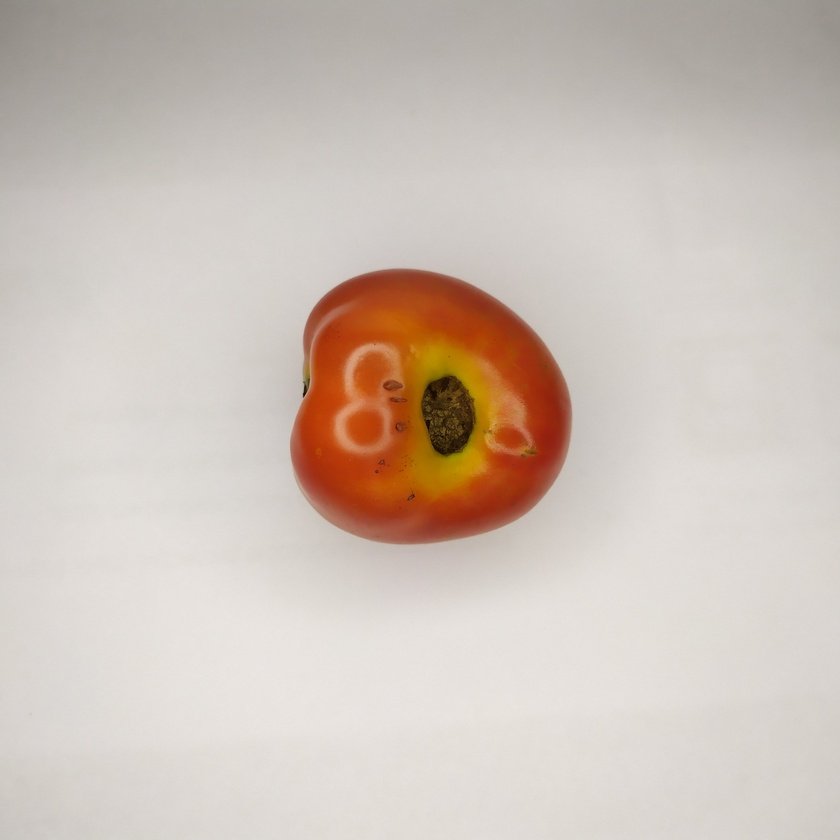
%> input picture testesan/cacat (15).jpg, 840 x 840 px, shrunk from 3000 x 3000 before the run
$ octave grayscale_test.m   (GNU Octave 9; MATLAB toolbox functions it lacks are replaced by stand-ins)
%> lines starting %> are read from the running program, lines starting %| are printed output that depends on the picture
f = imread('cacat (15).jpg');
%> f is the input picture: size 840x840x3 uint8; mean R, G, B 206.1, 194, 185.2
red = f(:,:,1);
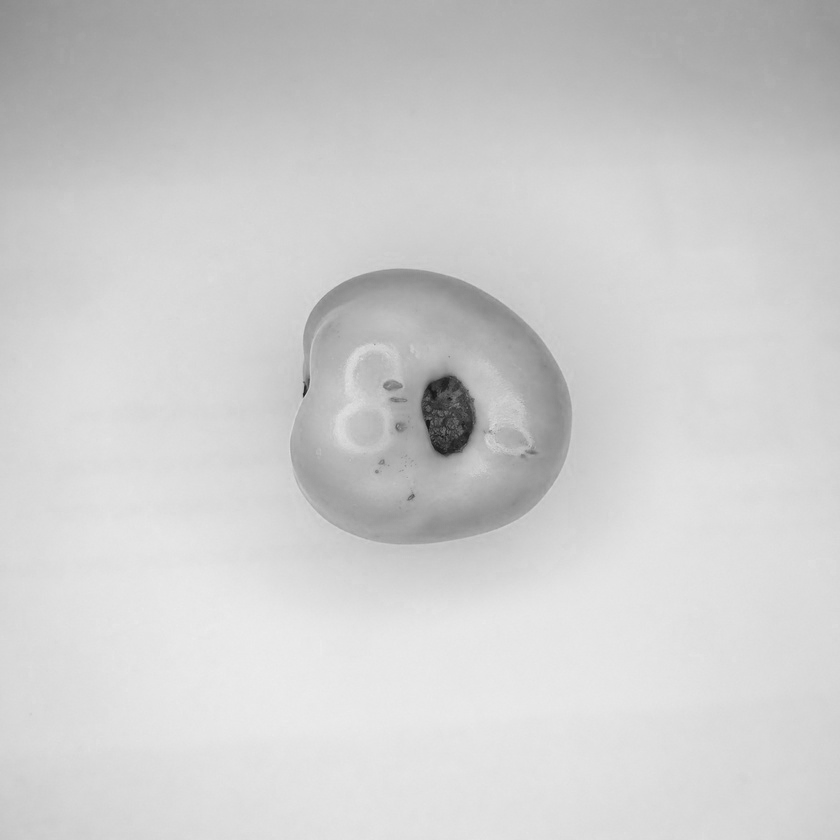
%> red: size 840x840 uint8; min 19, max 236, mean 206.1
green = f(:,:,2);
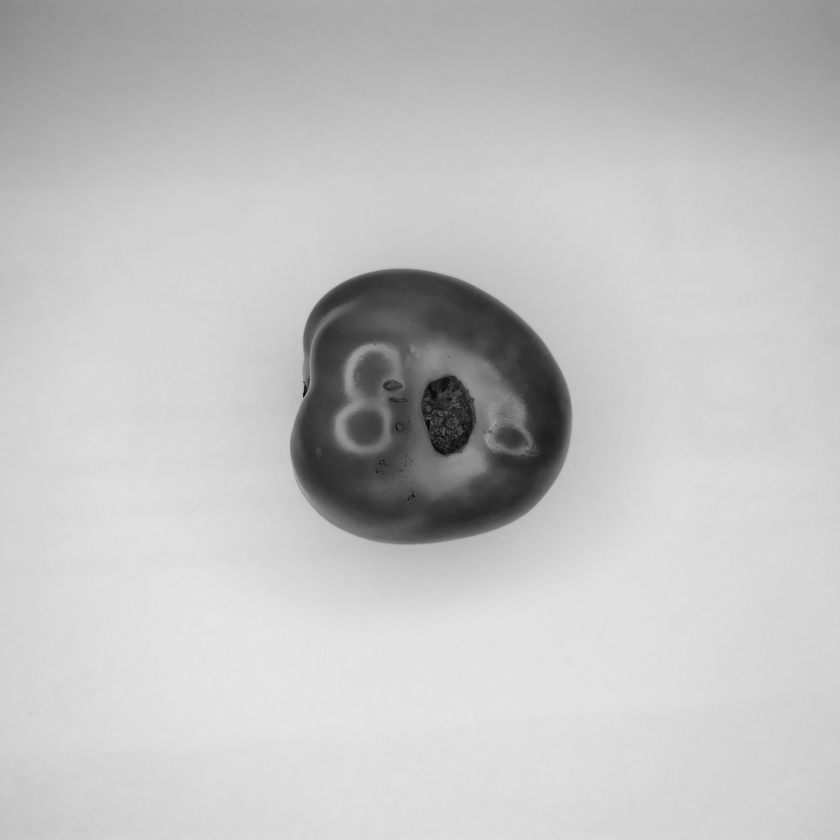
%> green: size 840x840 uint8; min 0, max 231, mean 194
blue = f(:,:,3);
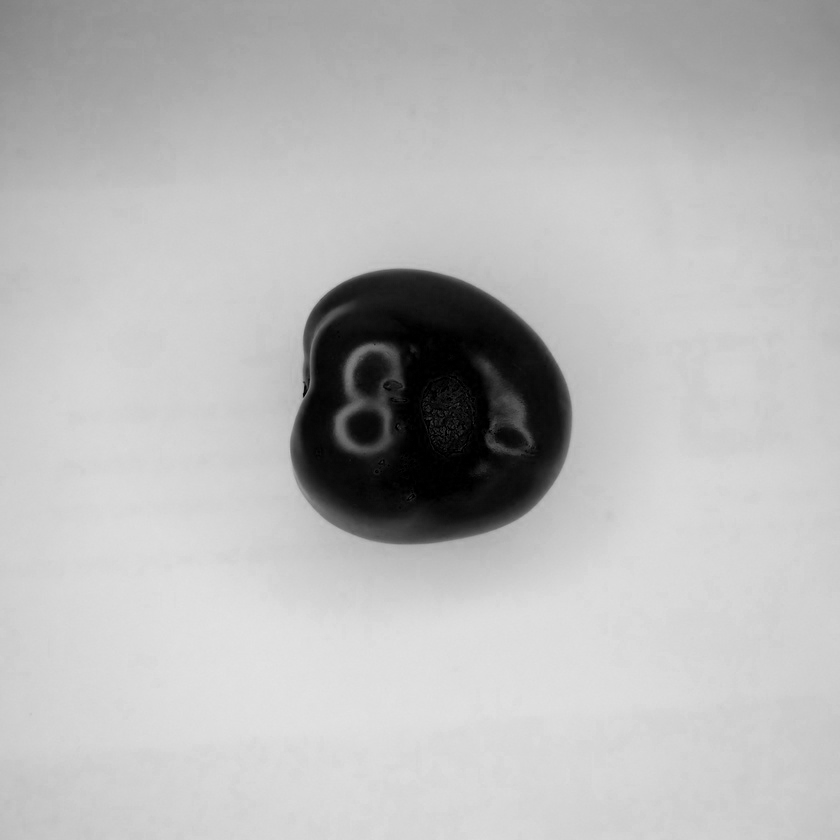
%> blue: size 840x840 uint8; min 0, max 227, mean 185.2
rgbgray = rgb2gray(f);
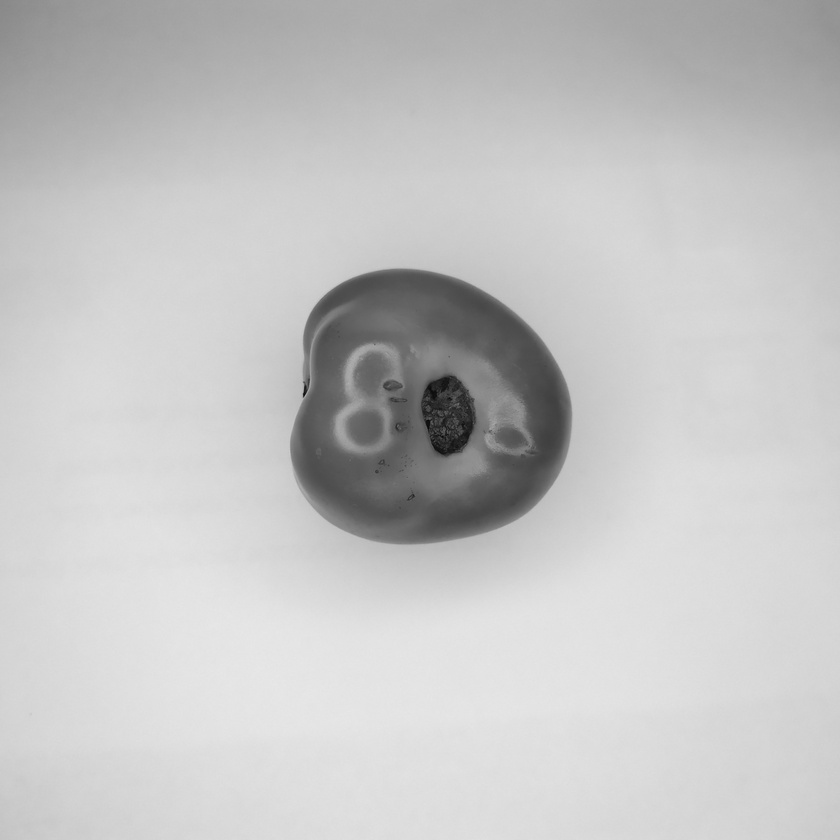
%> rgbgray: size 840x840 uint8; min 6, max 232, mean 196.6
%imshow(f)

$ run again, with testesan/layak (8).jpg copied over testesan/cacat (15).jpg
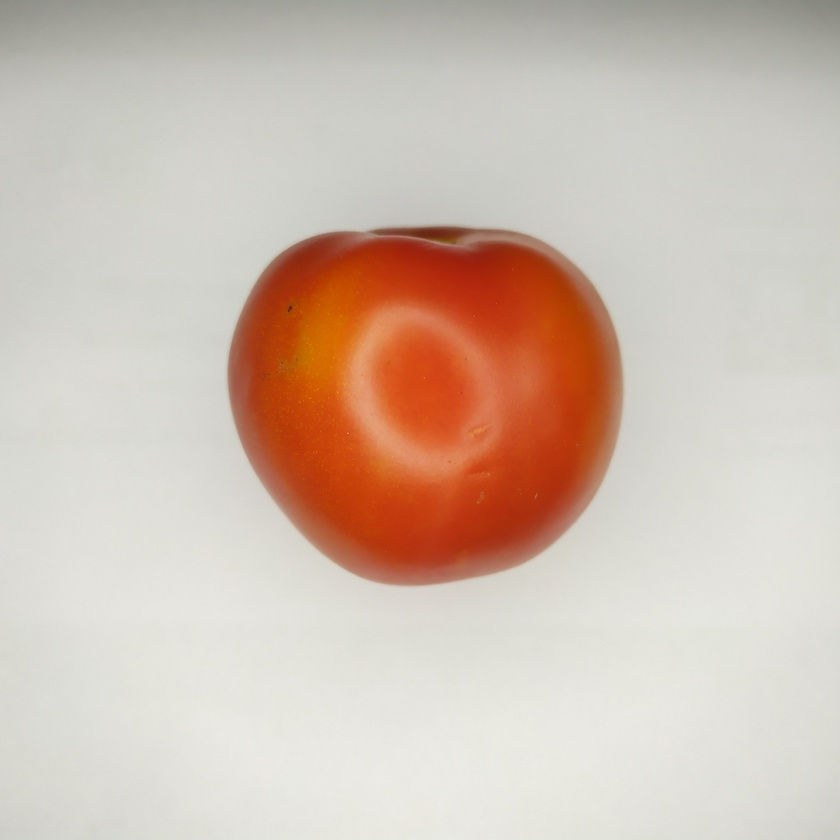
%> input picture testesan/layak (8).jpg, 840 x 840 px, shrunk from 3000 x 3000 before the run
%> f is the input picture: size 840x840x3 uint8; mean R, G, B 208.5, 190.6, 178.2
%> `blue = f(:,:,3);`:
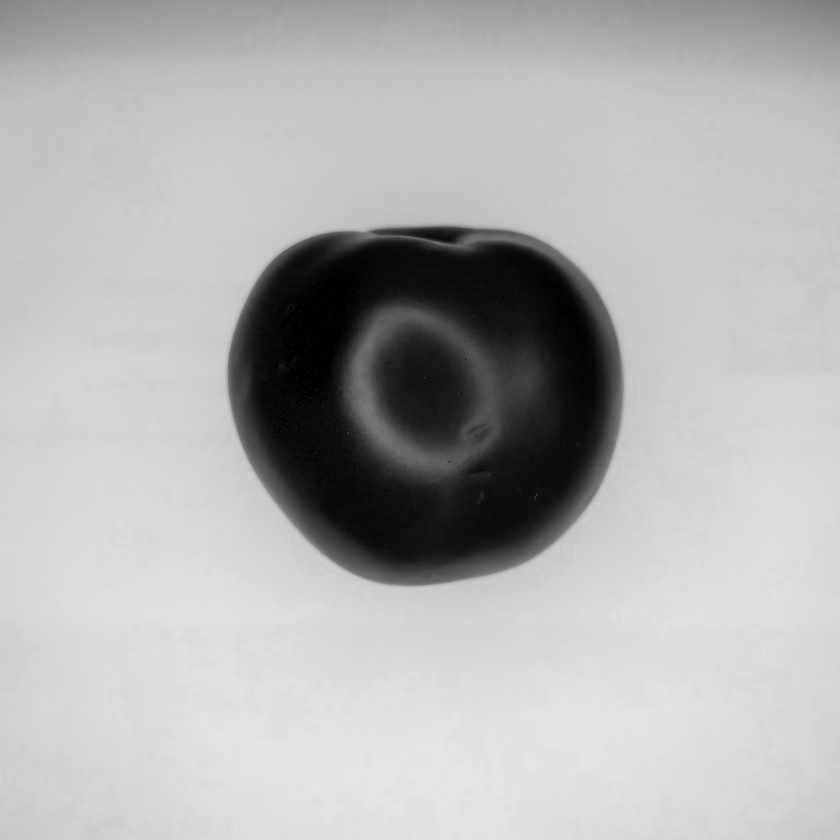
%> blue: size 840x840 uint8; min 0, max 231, mean 178.2
%> `rgbgray = rgb2gray(f);`:
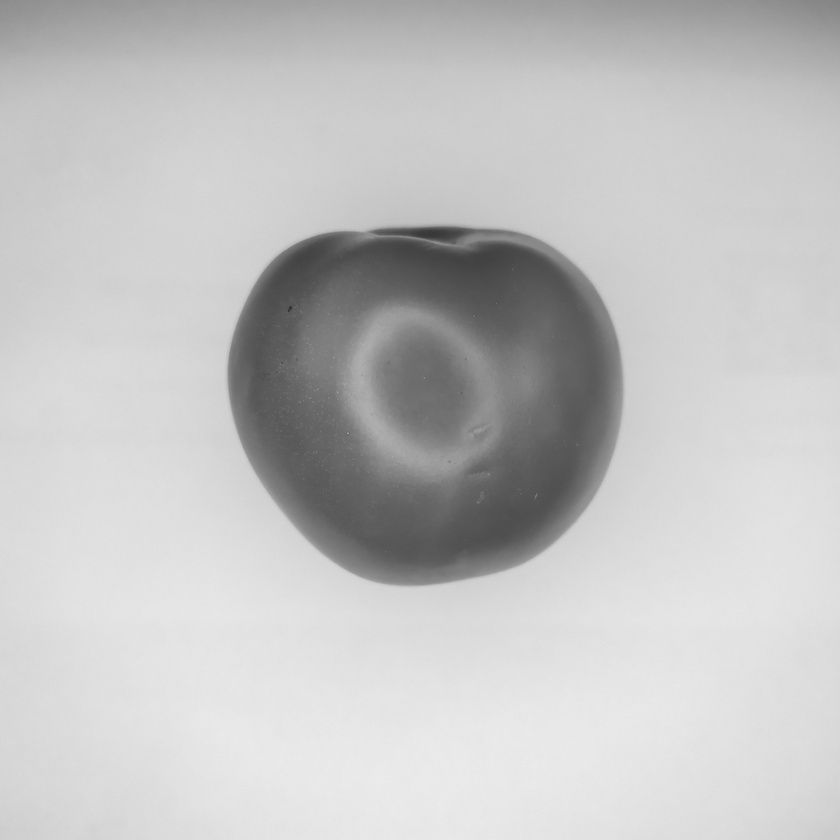
%> rgbgray: size 840x840 uint8; min 43, max 236, mean 194.6
